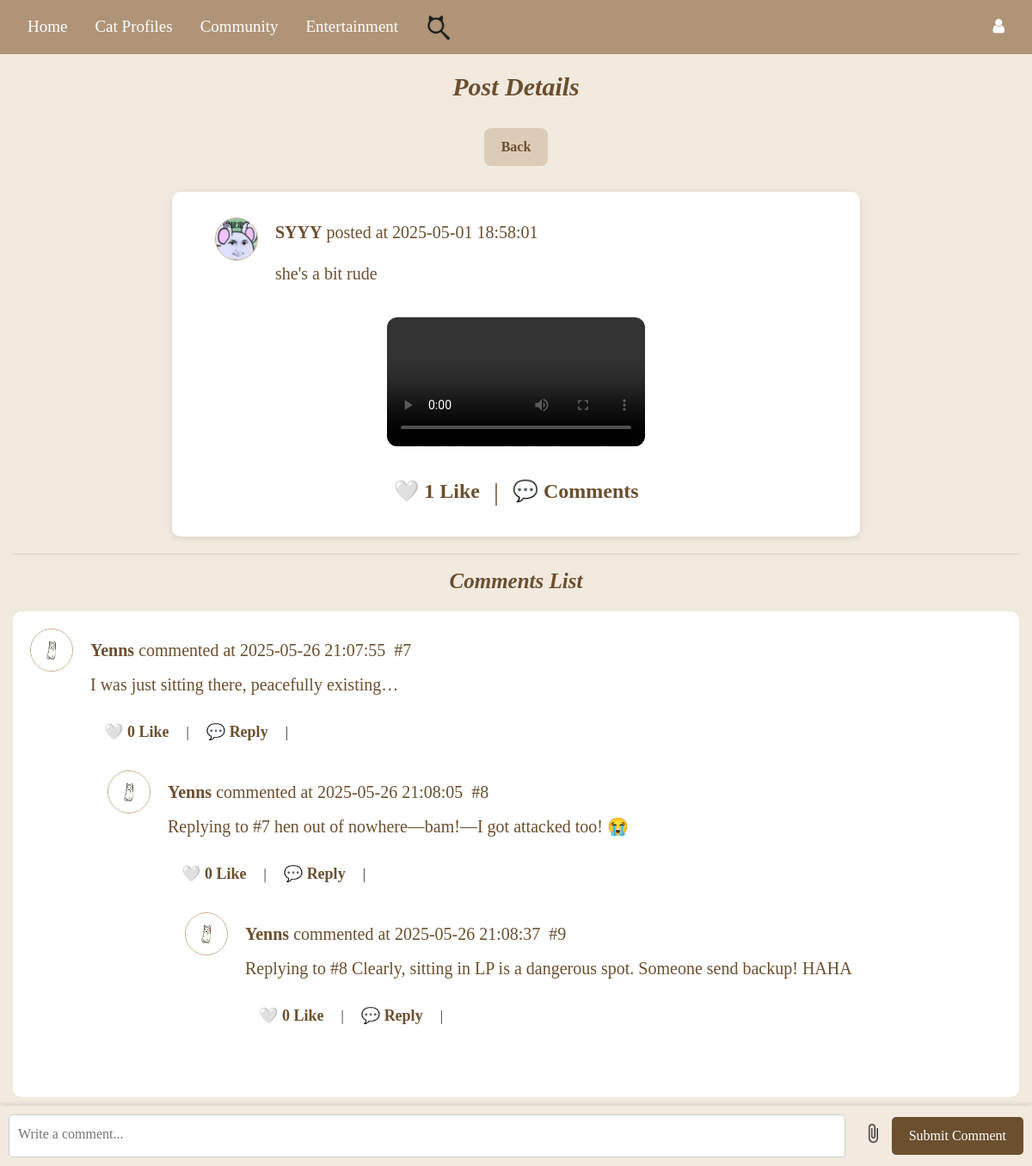
The page /view_post/1 on the database its author committed.
### Website/models.py (models this page shows)
class User(db.Model, UserMixin):
    id = db.Column(db.Integer, primary_key=True)
    email = db.Column(db.String(150), unique=True, nullable=False)
    ps = db.Column(db.String(150), nullable=False)
    Name = db.Column(db.String(150), nullable=False)
    secret_answer = db.Column(db.String(150), nullable=False)
    notes = db.relationship("Note", backref="user", lazy=True, cascade="all, delete-orphan")
    stories = db.relationship("Story", backref="owner", lazy=True, cascade="all, delete-orphan")
    reports = db.relationship("Report", backref="owner", lazy=True, cascade="all, delete-orphan")
    status = db.Column(db.String(100)) #user profile part
    birthday = db.Column(db.Date)
    mbti = db.Column(db.String(50))
    hobby = db.Column(db.String(100))
    bio = db.Column(db.Text)
    profile_picture = db.Column(db.String(255), default="default_profilepic.png")
    cover_photo = db.Column(db.String(255), default="default_cover.png")
    role = db.Column(db.String(50), default='user', nullable=False)
    level1_completed = db.Column(db.Boolean, default=False)

### tables this page shows
CREATE TABLE "post" (
	"post_id"	INTEGER,
	"user_id"	INTEGER,
	"content"	TEXT,
	"media_type"	TEXT,
	"media_url"	TEXT,
	"created_at"	TIMESTAMP DEFAULT CURRENT_TIMESTAMP,
	"updated_at"	TIMESTAMP DEFAULT CURRENT_TIMESTAMP,
	"cat_hashtag"	TEXT,
	PRIMARY KEY("post_id"),
	FOREIGN KEY("user_id") REFERENCES "user"("id") ON DELETE CASCADE
);

CREATE TABLE "comment" (
	"id"	INTEGER,
	"content"	TEXT NOT NULL,
	"media_url"	TEXT,
	"created_at"	datetime DEFAULT CURRENT_TIMESTAMP,
	"post_id"	INTEGER,
	"user_id"	INTEGER,
	"parent_id"	INTEGER,
	PRIMARY KEY("id" AUTOINCREMENT),
	FOREIGN KEY("parent_id") REFERENCES "comment"("id") ON DELETE CASCADE,
	FOREIGN KEY("post_id") REFERENCES "post"("id") ON DELETE CASCADE,
	FOREIGN KEY("user_id") REFERENCES "user"("id") ON DELETE SET NULL
);

### Website/auth.py (the view)
@auth.route('/view_post/<int:post_id>')
def view_post(post_id):
    conn = get_db_connection()
    post = conn.execute('''
        SELECT
            post.*,
            user.name,
            user.profile_picture,
            (SELECT COUNT(*) FROM likes WHERE likes.post_id = post.post_id) AS like_count,
            CASE
                WHEN EXISTS (
                    SELECT 1 FROM likes
                    WHERE likes.post_id = post.post_id AND likes.user_id = ?
                ) THEN 1
                ELSE 0
            END AS liked_by_current_user
        FROM post
        JOIN user ON post.user_id = user.id
        WHERE post.post_id = ?
    ''', (
        current_user.id if current_user.is_authenticated else -1,
        post_id
    )).fetchone()
    comments = conn.execute('''
        SELECT
            comment.*,
            user.name AS name,
            user.profile_picture AS profile_picture,
            (SELECT COUNT(*) FROM comment_like WHERE comment_like.comment_id = comment.id) AS like_count,
            CASE
                WHEN EXISTS (
                    SELECT 1 FROM comment_like
                    WHERE comment_like.comment_id = comment.id AND comment_like.user_id = ?
                ) THEN 1
                ELSE 0
            END AS liked_by_current_user
        FROM comment
        JOIN user ON comment.user_id = user.id
        WHERE comment.post_id = ?
        ORDER BY comment.created_at DESC
    ''', (
        current_user.id if current_user.is_authenticated else -1,
        post_id
    )).fetchall()
    grouped_comments = {}
    for comment in comments:
        parent_id = comment['parent_id']
        if parent_id not in grouped_comments:
            grouped_comments[parent_id] = []
        grouped_comments[parent_id].append(comment)
    conn.close()
    return render_template("community_detail.html", post=post, comments=comments, grouped_comments=grouped_comments, user=current_user, post_id=post_id)

### Website/community.py (called while the page is built)
def get_db_connection():
    db_path = os.path.join(os.path.dirname(__file__), '..', 'instance', 'datebase.db')
    db_path = os.path.abspath(db_path)
    conn = sqlite3.connect(db_path)
    conn.row_factory = sqlite3.Row
    return conn

### Website/templates/community_detail.html (shortened to what this page needs)
{% extends 'base.html' %}
{% block content %}
<h1>Post Details</h1>
<button class="back-button" onclick="window.location.href='{{ url_for('community.community_feature') }}'">
    Back
</button>
<div class="post">
    <div class="post-info">
        <img class="profile-picture" src="{{ url_for('static', filename='Userprofile/' + (post['profile_picture'] if post['profile_picture'] else 'default_profilepic.png')) }}" alt="Avatar">
        <p><strong>{{ post['name'] }}</strong> posted at {{ post['created_at'] }}</p>
    </div>
    <p class="post-content">{{ post['content'] }}</p>
    <div class="media">
        {% if post['media_url'] %}
            {% set ext = post['media_url'].rsplit('.', 1)[1].lower() %}
            {% if ext in ['jpg', 'jpeg', 'png', 'gif'] %}
            <img src="{{ url_for('static', filename=post['media_url']) }}" alt="Image">
            {% elif ext in ['mp4', 'mov', 'avi'] %}
                <video controls>
                <source src="{{ url_for('static', filename=post['media_url']) }}" type="video/{{ ext }}">
                </video>
            {% endif %}
        {% endif %}
    </div>
    <div class="post-actions">
        <form id="like-form-{{ post['post_id'] }}" action="{{ url_for('community.like_post' if not post['liked_by_current_user'] else 'community.unlike_post', post_id=post['post_id']) }}" method="post" style="display:inline;">
            <button type="submit" class="post-action-button">
                {% if post['liked_by_current_user'] %}
                    ❤️
                {% else %}
                    🤍
                {% endif %}
                {{ post['like_count'] }} Like
            </button>
        </form>
        <span class="separator">|</span>
        <button class="post-action-button" id="comment-button">
            💬 Comments
        </button>
    </div>
</div>
<hr>
<h3 id="comments">Comments List</h3>
{% macro render_comments(comments, grouped_comments) %}
    {% for comment in comments %}
        <div class="comment">
            <div class="comment-info">
                <img class="comment-profile-picture" src="{{ url_for('static', filename='Userprofile/' + (comment['profile_picture'] if comment['profile_picture'] else 'default_profilepic.png')) }}" alt="Avatar">
                <p><strong>{{ comment['name'] }}</strong> commented at {{ comment['created_at'] }}</p>
                <span style="font-size: 20px; margin-left: 10px; color: #6b4f2f;">
                    #{{ comment['id'] }}
            </div>
            <div class="comment-content">
                <p>{{ comment['content'] }}</p>
                <div class="comment-actions">
                    <form id="like-form-{{ comment['id'] }}" action="{{ url_for('community.like_comment' if not comment['liked_by_current_user'] else 'community.unlike_comment', comment_id=comment['id']) }}" method="post" style="display:inline;">
                        <button type="submit" class="comment-action-button">
                            {% if comment['liked_by_current_user'] %}
                                ❤️
                            {% else %}
                                🤍
                            {% endif %}
                            {{ comment['like_count'] }} Like
                        </button>
                    </form>
                    <span class="separator">|</span>
                    <button class="comment-action-button reply-button" data-comment-id="{{ comment['id'] }}">
                        💬 Reply
                    </button>
                    <span class="separator">|</span>
                </div>
                {% if comment['id'] in grouped_comments %}
                    <div class="replies">
                        {{ render_comments(grouped_comments[comment['id']], grouped_comments) }}
                    </div>
                {% endif %}
            </div>
        </div>
    {% endfor %}
{% endmacro %}
{{ render_comments(grouped_comments[None], grouped_comments) }}
<div class="comment-form-container">
    <form action="{{ url_for('community.add_comment', post_id=post['post_id']) }}" method="POST" enctype="multipart/form-data">
        <textarea id="comment-textarea" name="content" placeholder="Write a comment..."></textarea>
        <label for="comment-media" class="file-upload-label">
            <img src="{{ url_for('static', filename='paperclip.png') }}" alt="Attach File" class="paperclip-icon">
        </label>
        <button type="submit">Submit Comment</button>
    </form>
</div>
{% endblock %}

### Website/templates/base.html (style rules this page uses)
body { background-color: #f9f4ef; }

### Website/templates/community_detail.html (style rules this page uses)
body { font-family: 'Times New Roman', Times, serif; background-color: #f2eadf; margin: 0; padding-bottom: 70px; }
h1 { font-weight: bold; font-size: 30px; color: #6b4f2f; text-align: center; font-style: italic; margin: 20px 0; }
h3 { font-weight: bold; font-size: 25px; color: #6b4f2f; text-align: center; font-style: italic; margin-top: 0; margin-bottom: 20px; }
p { color: #6b4f2f; font-size: 20px; white-space: normal; max-width: 90%; overflow-wrap: break-word; }
.post { display: flex; flex-direction: column; width: 100%; max-width: 800px; height: auto; background-color: #ffffff; border-radius: 10px; margin: 20px auto; box-shadow: 0 2px 8px rgba(0, 0, 0, 0.1); padding: 30px; cursor: pointer; position: relative; }
.post-info { width: 100%; display: flex; align-items: center; justify-content: flex-start; margin-left: 20px; }
.post-info img.profile-picture, .comment-profile-picture { width: 50px; height: 50px; border-radius: 50%; margin-right: 20px; border: 1px solid #c8a786; }
.post-content { text-align: left; margin-left: 90px; max-width: 75%; }
.media { display: flex; align-items: center; justify-content: center; margin: 10px 0; }
.media img, .media video { margin: 10px auto; border-radius: 12px; max-width: 50%; max-height: 50%; object-fit: contain; }
.post-actions { margin-top: 10px; display: flex; justify-content: center; align-items: center; }
.post-action-button { background: none; border: none; color: #6b4f2f; cursor: pointer; font-weight: bold; font-size: 24px; margin: 0 10px; }
.post-actions .separator { font-size: 30px; color: #6b4f2f; }
.comment { display: flex; flex-direction: column; margin: 10px 0; padding: 20px; border-radius: 10px; background-color: #ffffff; position: relative; }
.comment-info { width: 80%; display: flex; align-items: center; justify-content: flex-start; }
.comment-info p { margin: 0; line-height: 1.2; align-items: center; }
.comment-content { display: flex; flex-direction: column; justify-content: flex-start; text-align: left; margin-left: 70px; }
.comment-actions { margin-top: 10px; }
.comment-action-button { background: none; border: none; color: #6b4f2f; cursor: pointer; font-weight: bold; font-size: 18px; margin: 0 10px; }
.comment-form-container { position: fixed; bottom: 0; left: 0; width: 100%; background-color: #f2eadf; padding: 10px; box-shadow: 0 -2px 5px rgba(0, 0, 0, 0.1); z-index: 1000; }
.comment-form-container form { display: flex; align-items: center; justify-content: space-between; }
.comment-form-container textarea { flex: 1; margin-right: 10px; padding: 10px; border: 1px solid #ccc; border-radius: 5px; resize: none; height: 50px; }
.file-upload-label { cursor: pointer; margin-right: 10px; }
.paperclip-icon { width: 24px; height: 24px; vertical-align: middle; }
.comment-form-container button { padding: 10px 20px; background-color: #6b4f2f; color: white; border: none; border-radius: 5px; cursor: pointer; }
.back-button { display: block; margin: 30px auto; padding: 10px 20px; background-color: #dccbb7; color: #6b4f2f; font-weight: bold; border: none; border-radius: 8px; cursor: pointer; text-align: center; text-decoration: none; }

### rows shown on the page
User: profile_picture (picture), name "SYYY"
post: created_at "2025-05-01 18:58:01", content "she's a bit rude"
comment: profile_picture (placeholder picture), name "Yenns", created_at "2025-05-26 21:07:55", id "7", content "I was just sitting there, peacefully existing…", like_count "0"
comment: profile_picture (placeholder picture), name "Yenns", created_at "2025-05-26 21:08:05", id "8", content "Replying to #7 hen out of nowhere—bam!—I got attacked too! 😭", like_count "0"
comment: profile_picture (placeholder picture), name "Yenns", created_at "2025-05-26 21:08:37", id "9", content "Replying to #8 Clearly, sitting in LP is a dangerous spot. Someone send backup! HAHA", like_count "0"

### other values the page prints
{{ post['like_count'] }} "1"
